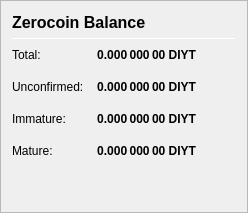
                <widget class="QFrame" name="frame_ZerocoinBalances">
                 <property name="frameShape">
                  <enum>QFrame::StyledPanel</enum>
                 </property>
                 <property name="frameShadow">
                  <enum>QFrame::Raised</enum>
                 </property>
                 <layout class="QVBoxLayout" name="verticalLayout_7">
                  <item>
                   <layout class="QHBoxLayout" name="horizontalLayout_8" stretch="0">
                    <item>
                     <widget class="QLabel" name="label_5z_3">
                      <property name="minimumSize">
                       <size>
                        <width>0</width>
                        <height>20</height>
                       </size>
                      </property>
                      <property name="font">
                       <font>
                        <pointsize>12</pointsize>
                        <weight>75</weight>
                        <bold>true</bold>
                       </font>
                      </property>
                      <property name="text">
                       <string>Zerocoin Balance</string>
                      </property>
                     </widget>
                    </item>
                   </layout>
                  </item>
                  <item>
                   <widget class="Line" name="line_ZerocoinBalance">
                    <property name="minimumSize">
                     <size>
                      <width>0</width>
                      <height>1</height>
                     </size>
                    </property>
                    <property name="maximumSize">
                     <size>
                      <width>16777215</width>
                      <height>1</height>
                     </size>
                    </property>
                    <property name="orientation">
                     <enum>Qt::Horizontal</enum>
                    </property>
                   </widget>
                  </item>
                  <item>
                   <layout class="QGridLayout" name="gridLayout_5">
                    <property name="spacing">
                     <number>12</number>
                    </property>
                    <item row="4" column="0">
                     <widget class="QLabel" name="labelzBalanceMatureText">
                      <property name="toolTip">
                       <string>Mature: more than 20 confirmation and more than 1 mint of the same denomination after it was minted.
These zDIYT are spendable.</string>
                      </property>
                      <property name="text">
                       <string>Mature:</string>
                      </property>
                     </widget>
                    </item>
                    <item row="1" column="1">
                     <widget class="QLabel" name="labelzBalance">
                      <property name="font">
                       <font>
                        <weight>75</weight>
                        <bold>true</bold>
                       </font>
                      </property>
                      <property name="cursor">
                       <cursorShape>IBeamCursor</cursorShape>
                      </property>
                      <property name="toolTip">
                       <string>All available zDIYT, unconfirmed and immature zDIYT included.</string>
                      </property>
                      <property name="text">
                       <string notr="true">0.000 000 00 DIYT</string>
                      </property>
                      <property name="alignment">
                       <set>Qt::AlignRight|Qt::AlignTrailing|Qt::AlignVCenter</set>
                      </property>
                      <property name="textInteractionFlags">
                       <set>Qt::LinksAccessibleByMouse|Qt::TextSelectableByKeyboard|Qt::TextSelectableByMouse</set>
                      </property>
                     </widget>
                    </item>
                    <item row="1" column="0">
                     <widget class="QLabel" name="labelzBalanceText">
                      <property name="toolTip">
                       <string>All available zDIYT, unconfirmed and immature zDIYT included.</string>
                      </property>
                      <property name="text">
                       <string>Total:</string>
                      </property>
                     </widget>
                    </item>
                    <item row="1" column="2">
                     <spacer name="horizontalSpacer_8">
                      <property name="orientation">
                       <enum>Qt::Horizontal</enum>
                      </property>
                      <property name="sizeHint" stdset="0">
                       <size>
                        <width>40</width>
                        <height>20</height>
                       </size>
                      </property>
                     </spacer>
                    </item>
                    <item row="4" column="2">
                     <spacer name="horizontalSpacer_4">
                      <property name="orientation">
                       <enum>Qt::Horizontal</enum>
                      </property>
                      <property name="sizeHint" stdset="0">
                       <size>
                        <width>40</width>
                        <height>20</height>
                       </size>
                      </property>
                     </spacer>
                    </item>
                    <item row="4" column="1">
                     <widget class="QLabel" name="labelzBalanceMature">
                      <property name="font">
                       <font>
                        <weight>75</weight>
                        <bold>true</bold>
                       </font>
                      </property>
                      <property name="toolTip">
                       <string>Mature: more than 20 confirmation and more than 1 mint of the same denomination after it was minted.
These zDIYT are spendable.</string>
                      </property>
                      <property name="text">
                       <string>0.000 000 00 DIYT</string>
                      </property>
                      <property name="alignment">
                       <set>Qt::AlignRight|Qt::AlignTrailing|Qt::AlignVCenter</set>
                      </property>
                     </widget>
                    </item>
                    <item row="2" column="0">
                     <widget class="QLabel" name="labelzBalanceUnconfirmedText">
                      <property name="toolTip">
                       <string>Unconfirmed: less than 20 confirmations
Immature: confirmed, but less than 1 mint of the same denomination after it was minted</string>
                      </property>
                      <property name="text">
                       <string>Unconfirmed:</string>
                      </property>
                     </widget>
                    </item>
                    <item row="2" column="1">
                     <widget class="QLabel" name="labelzBalanceUnconfirmed">
                      <property name="font">
                       <font>
                        <weight>75</weight>
                        <bold>true</bold>
                       </font>
                      </property>
                      <property name="toolTip">
                       <string>Unconfirmed: less than 20 confirmations
Immature: confirmed, but less than 1 mint of the same denomination after it was minted</string>
                      </property>
                      <property name="text">
                       <string>0.000 000 00 DIYT</string>
                      </property>
                      <property name="alignment">
                       <set>Qt::AlignRight|Qt::AlignTrailing|Qt::AlignVCenter</set>
                      </property>
                     </widget>
                    </item>
                    <item row="2" column="2">
                     <spacer name="horizontalSpacer_5">
                      <property name="orientation">
                       <enum>Qt::Horizontal</enum>
                      </property>
                      <property name="sizeHint" stdset="0">
                       <size>
                        <width>40</width>
                        <height>20</height>
                       </size>
                      </property>
                     </spacer>
                    </item>
                    <item row="3" column="0">
                     <widget class="QLabel" name="labelzBalanceImmatureText">
                      <property name="toolTip">
                       <string>Unconfirmed: less than 20 confirmations
Immature: confirmed, but less than 1 mint of the same denomination after it was minted</string>
                      </property>
                      <property name="text">
                       <string>Immature:</string>
                      </property>
                     </widget>
                    </item>
                    <item row="3" column="1">
                     <widget class="QLabel" name="labelzBalanceImmature">
                      <property name="font">
                       <font>
                        <weight>75</weight>
                        <bold>true</bold>
                       </font>
                      </property>
                      <property name="toolTip">
                       <string>Unconfirmed: less than 20 confirmations
Immature: confirmed, but less than 1 mint of the same denomination after it was minted</string>
                      </property>
                      <property name="text">
                       <string>0.000 000 00 DIYT</string>
                      </property>
                      <property name="alignment">
                       <set>Qt::AlignRight|Qt::AlignTrailing|Qt::AlignVCenter</set>
                      </property>
                     </widget>
                    </item>
                    <item row="3" column="2">
                     <spacer name="horizontalSpacer_7">
                      <property name="orientation">
                       <enum>Qt::Horizontal</enum>
                      </property>
                      <property name="sizeHint" stdset="0">
                       <size>
                        <width>40</width>
                        <height>20</height>
                       </size>
                      </property>
                     </spacer>
                    </item>
                   </layout>
                  </item>
                  <item>
                   <spacer name="verticalSpacer_4">
                    <property name="orientation">
                     <enum>Qt::Vertical</enum>
                    </property>
                    <property name="sizeHint" stdset="0">
                     <size>
                      <width>20</width>
                      <height>40</height>
                     </size>
                    </property>
                   </spacer>
                  </item>
                 </layout>
                </widget>
